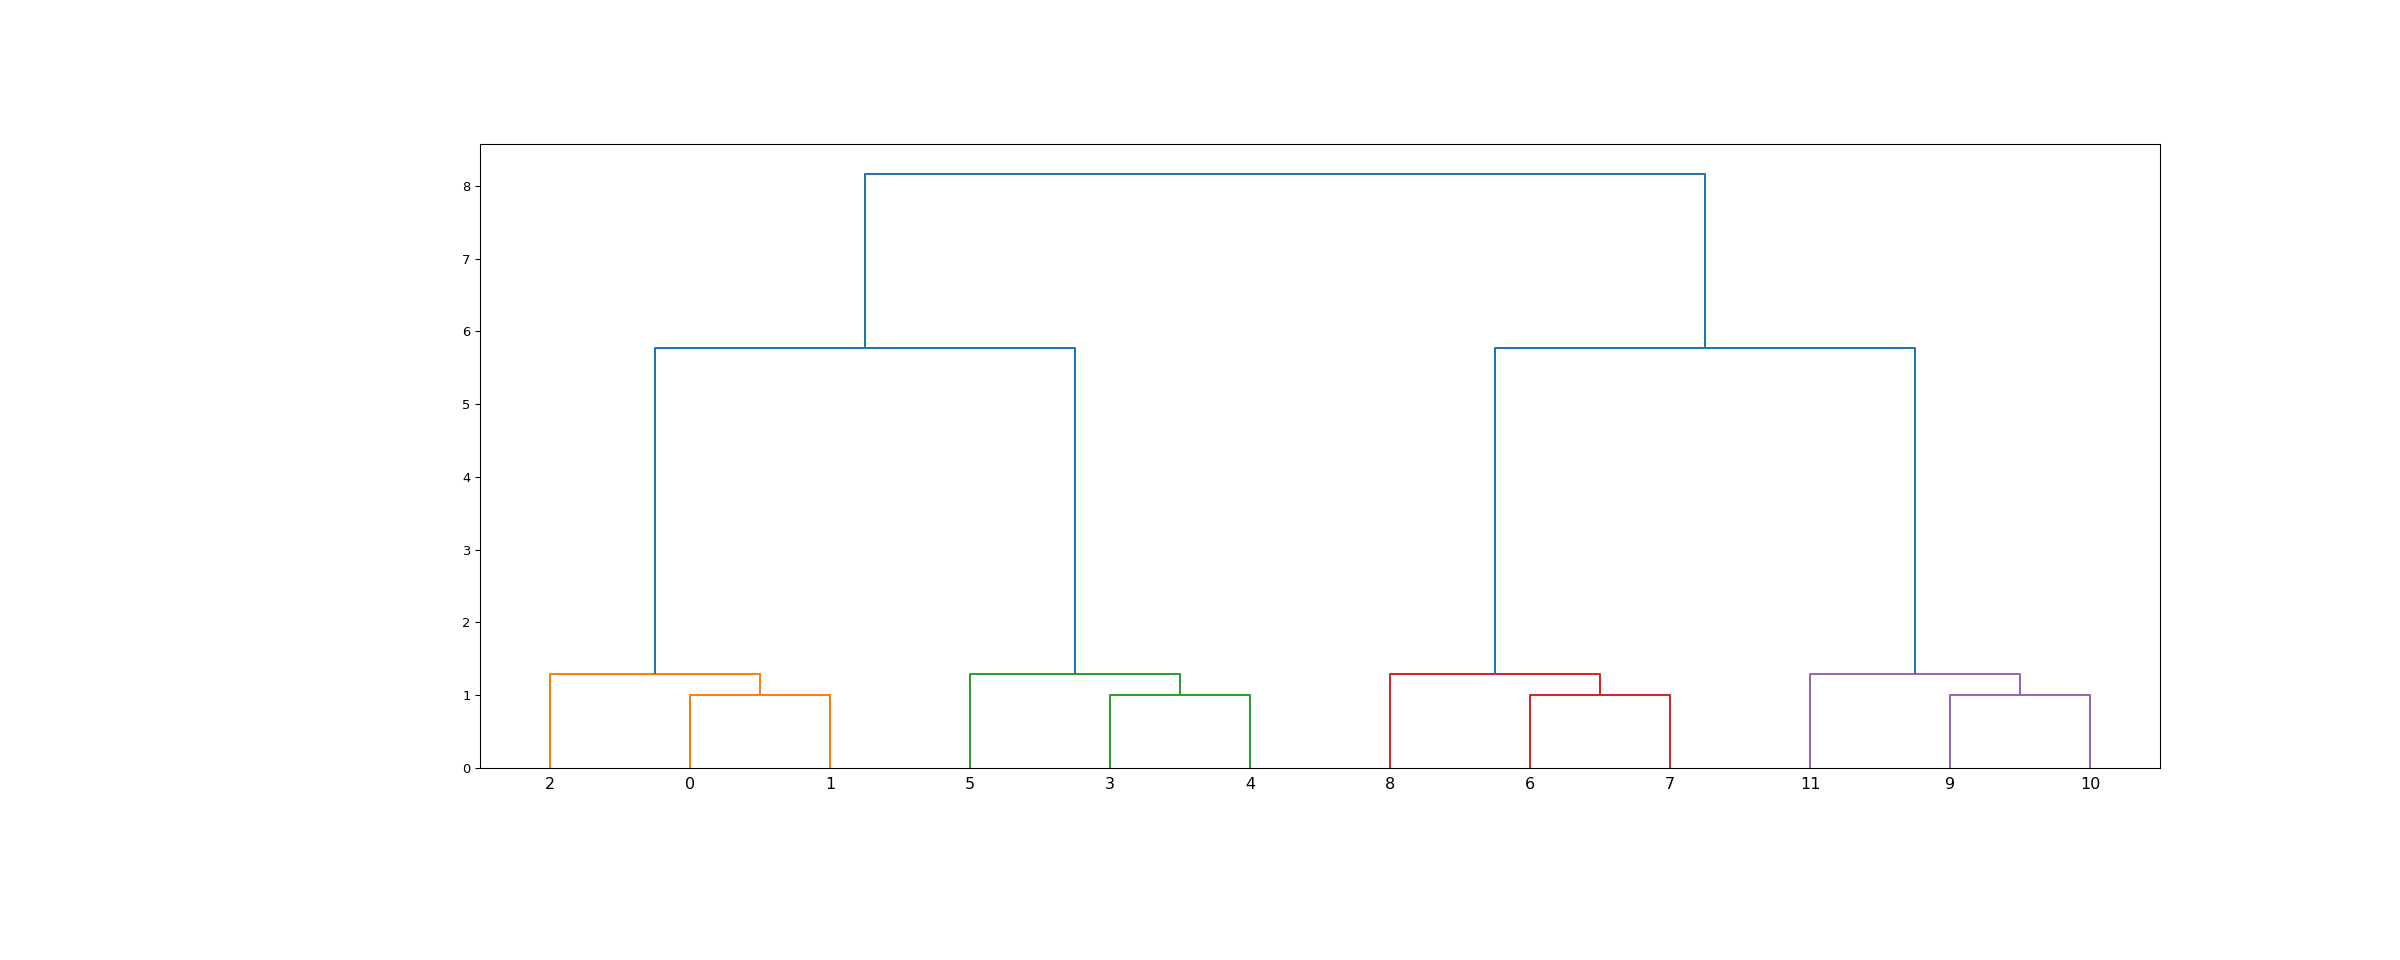

The script that drew this image:
from scipy.cluster.hierarchy import ward, dendrogram, leaves_list
from scipy.spatial.distance import pdist
from matplotlib import pyplot as plt

X = [[0, 0], [0, 1], [1, 0],
     [0, 4], [0, 3], [1, 4],
     [4, 0], [3, 0], [4, 1],
     [4, 4], [3, 4], [4, 3]]

Z = ward(pdist(X))

# The linkage matrix ``Z`` represents a dendrogram, that is, a tree that
# encodes the structure of the clustering performed.
# `scipy.cluster.hierarchy.leaves_list` shows the mapping between
# indices in the ``X`` dataset and leaves in the dendrogram:

leaves_list(Z)
# array([ 2,  0,  1,  5,  3,  4,  8,  6,  7, 11,  9, 10], dtype=int32)

fig = plt.figure(figsize=(25, 10))
dn = dendrogram(Z)
plt.show()
